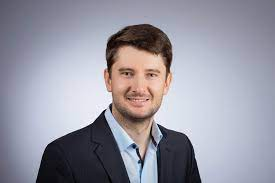
#> input picture data/input/Test.jpeg, 275 x 183 px
$ jupyter execute main.ipynb
#> lines starting #> are read from the running program, lines starting #| are printed output that depends on the picture
[cell 1]
#%pip install numpy
#%pip install matplotlib
#%pip install ipympl
#%pip install Pillow
#%pip install opencv-contrib-python

[cell 2]
import numpy as np
import matplotlib.pyplot as plt
import ipympl
import tkinter as tk
from PIL import ImageTk, Image
import os
import cv2 as cv

[cell 3]
test = "Test.jpeg"
def get_path(folder, image):
    #gets the path to the image and hopefully working on *nix and Windows
    #folder is the name of the folder in data the image is saved in
    #image is the name of the image

    #getting the current directory
    cur_dir = os.getcwd()
    #going up a directory
    os.chdir("..")
    #constucting the path
    path = os.path.join(os.getcwd(),'data',folder, image)

    #going back to the original directory
    os.chdir(cur_dir)

    return path

[cell 4]
def read_picture():
        #getting the right path for the machine
        path = get_path("input", test)

        # loading the image
        imgage = np.array(Image.open(path).convert('L'))
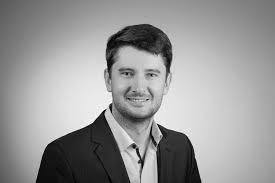
#> imgage: shape (183, 275); min 0, max 254, mean 152.2

        img = cv.imread(path)

        return img

def gray_filter(img):
        gray = cv.cvtColor(img, cv.COLOR_BGR2GRAY)

        return gray

def show_image(img, gray):
        cv.imshow('Original image',img)
        cv.imshow('Gray image', gray)

        cv.waitKey(0)
        cv.destroyAllWindows()

def write_image(gray):
        cv.imwrite(get_path("output",test), gray)
